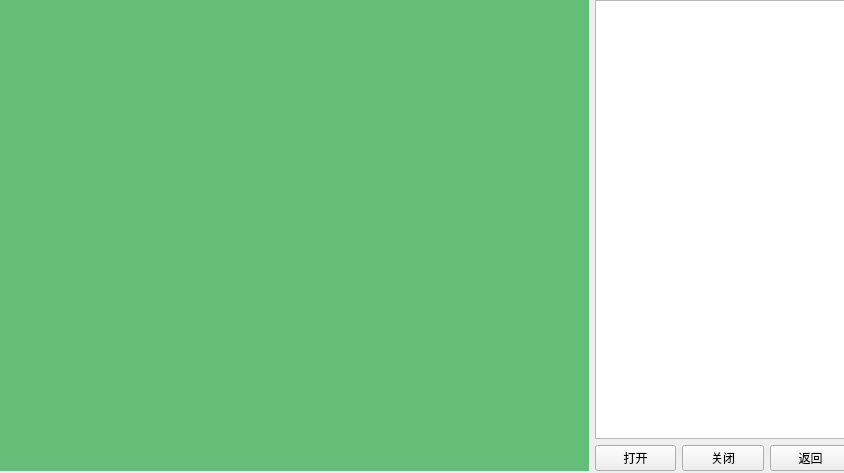
<?xml version="1.0" encoding="UTF-8"?>
<ui version="4.0">
 <class>PlayVideoWindow</class>
 <widget class="QMainWindow" name="PlayVideoWindow">
  <property name="geometry">
   <rect>
    <x>0</x>
    <y>0</y>
    <width>844</width>
    <height>473</height>
   </rect>
  </property>
  <property name="windowTitle">
   <string>MainWindow</string>
  </property>
  <widget class="QWidget" name="centralwidget">
   <widget class="QWidget" name="">
    <property name="geometry">
     <rect>
      <x>0</x>
      <y>0</y>
      <width>851</width>
      <height>471</height>
     </rect>
    </property>
    <layout class="QHBoxLayout" name="horizontalLayout_2">
     <item>
      <widget class="QLabel" name="label">
       <property name="sizePolicy">
        <sizepolicy hsizetype="Expanding" vsizetype="Expanding">
         <horstretch>0</horstretch>
         <verstretch>0</verstretch>
        </sizepolicy>
       </property>
       <property name="styleSheet">
        <string notr="true">background-color: rgb(100, 190, 120);</string>
       </property>
       <property name="text">
        <string/>
       </property>
      </widget>
     </item>
     <item>
      <layout class="QVBoxLayout" name="verticalLayout">
       <item>
        <widget class="QListWidget" name="listWidget">
         <property name="sizePolicy">
          <sizepolicy hsizetype="Minimum" vsizetype="Expanding">
           <horstretch>0</horstretch>
           <verstretch>0</verstretch>
          </sizepolicy>
         </property>
        </widget>
       </item>
       <item>
        <layout class="QHBoxLayout" name="horizontalLayout">
         <item>
          <widget class="QPushButton" name="bt1">
           <property name="text">
            <string>打开</string>
           </property>
          </widget>
         </item>
         <item>
          <widget class="QPushButton" name="bt2">
           <property name="text">
            <string>关闭</string>
           </property>
          </widget>
         </item>
         <item>
          <widget class="QPushButton" name="bt_return">
           <property name="text">
            <string>返回</string>
           </property>
          </widget>
         </item>
        </layout>
       </item>
      </layout>
     </item>
    </layout>
   </widget>
  </widget>
 </widget>
 <resources/>
 <connections/>
</ui>
